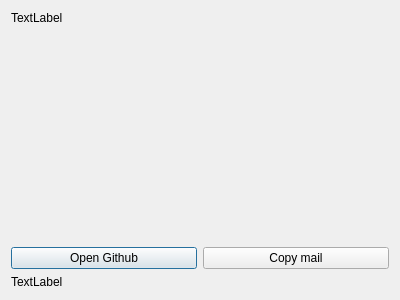
<?xml version="1.0" encoding="UTF-8"?>
<ui version="4.0">
 <class>bug_repo_ui</class>
 <widget class="QDialog" name="bug_repo_ui">
  <property name="geometry">
   <rect>
    <x>0</x>
    <y>0</y>
    <width>400</width>
    <height>300</height>
   </rect>
  </property>
  <property name="windowTitle">
   <string>Report Issue</string>
  </property>
  <layout class="QVBoxLayout" name="verticalLayout">
   <item>
    <widget class="QLabel" name="label">
     <property name="text">
      <string>TextLabel</string>
     </property>
    </widget>
   </item>
   <item>
    <spacer name="verticalSpacer">
     <property name="orientation">
      <enum>Qt::Vertical</enum>
     </property>
     <property name="sizeHint" stdset="0">
      <size>
       <width>20</width>
       <height>40</height>
      </size>
     </property>
    </spacer>
   </item>
   <item>
    <layout class="QHBoxLayout" name="horizontalLayout">
     <item>
      <widget class="QPushButton" name="button_open_github">
       <property name="text">
        <string>Open Github</string>
       </property>
      </widget>
     </item>
     <item>
      <widget class="QPushButton" name="button_copy_mail">
       <property name="text">
        <string>Copy mail</string>
       </property>
      </widget>
     </item>
    </layout>
   </item>
   <item>
    <widget class="QLabel" name="label_status">
     <property name="text">
      <string>TextLabel</string>
     </property>
    </widget>
   </item>
  </layout>
 </widget>
 <resources/>
 <connections/>
</ui>
